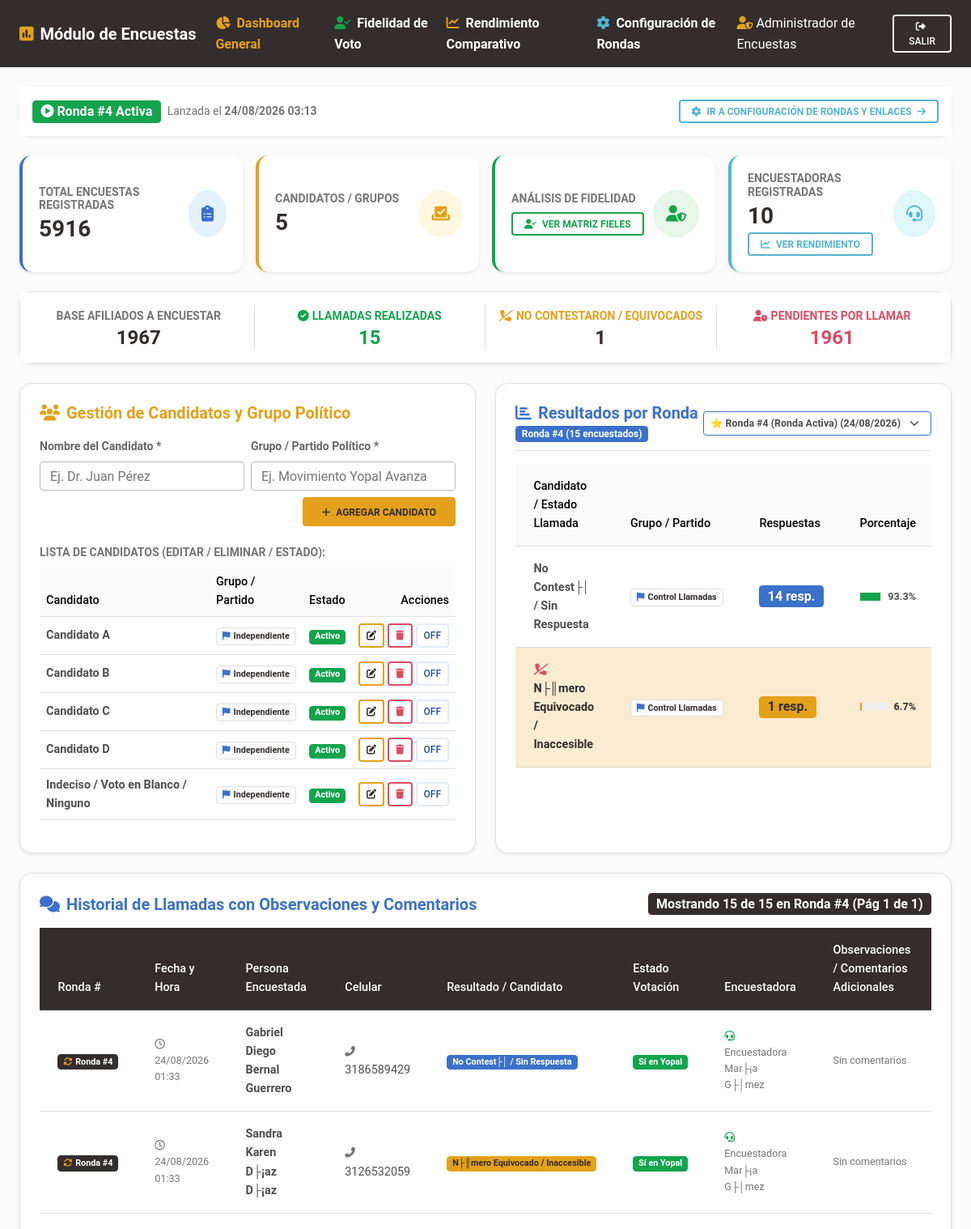
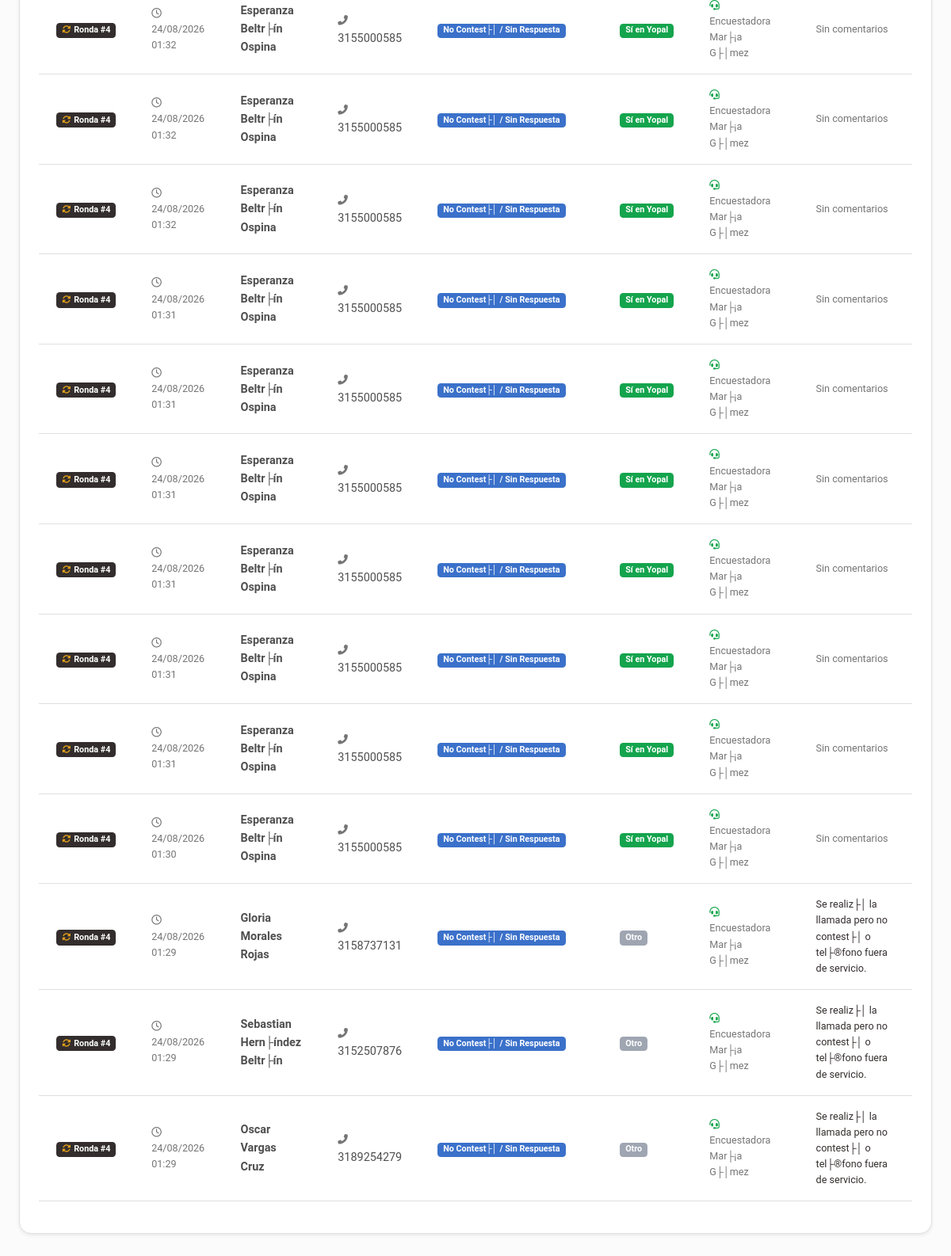
Screenshot of /admin_encuestas/dashboard.php (signed in) with the database file from the repository (2 pictures, top to bottom).
### tables this page shows
CREATE TABLE `usuarios` (
  `id` int(11) NOT NULL AUTO_INCREMENT,
  `nombre_completo` varchar(150) NOT NULL,
  `cedula` varchar(20) NOT NULL,
  `telefono` varchar(20) NOT NULL,
  `username` varchar(50) NOT NULL,
  `password` varchar(255) NOT NULL,
  `role_id` int(11) NOT NULL,
  `codigo_referido` varchar(30) NOT NULL,
  `intentos_fallidos` int(11) DEFAULT 0,
  `bloqueado_hasta` datetime DEFAULT NULL,
  `creado_en` datetime DEFAULT current_timestamp(),
  PRIMARY KEY (`id`),
  UNIQUE KEY `cedula` (`cedula`),
  UNIQUE KEY `username` (`username`),
  UNIQUE KEY `codigo_referido` (`codigo_referido`),
  KEY `role_id` (`role_id`),
  CONSTRAINT `usuarios_ibfk_1` FOREIGN KEY (`role_id`) REFERENCES `roles` (`id`)
);

CREATE TABLE `rondas_encuestas` (
  `id` int(11) NOT NULL AUTO_INCREMENT,
  `numero_ronda` int(11) NOT NULL,
  `nombre_ronda` varchar(150) DEFAULT NULL,
  `creado_por` int(11) NOT NULL,
  `creado_en` datetime DEFAULT current_timestamp(),
  PRIMARY KEY (`id`)
);

CREATE TABLE `candidatos_encuestas` (
  `id` int(11) NOT NULL AUTO_INCREMENT,
  `nombre` varchar(150) NOT NULL,
  `grupo` varchar(150) DEFAULT NULL,
  `activo` tinyint(4) DEFAULT 1,
  `creado_en` timestamp NOT NULL DEFAULT current_timestamp(),
  PRIMARY KEY (`id`),
  UNIQUE KEY `nombre` (`nombre`)
);

### admin_encuestas/dashboard.php (the view, shortened to what the rows shown need)
<?php
require_once __DIR__ . '/../config/security.php';
require_once __DIR__ . '/../config/auth.php';
$admin = getCurrentUser();
$pdo = getDB();
$obsPage = max(1, (int)($_GET['obs_page'] ?? 1));
$obsLimit = 16;
$obsOffset = ($obsPage - 1) * $obsLimit;
$stmtHistorialRondas = $pdo->query("SELECT * FROM rondas_encuestas ORDER BY numero_ronda DESC");
$listaRondas = $stmtHistorialRondas->fetchAll();
$rondaActiva = $listaRondas[0] ?? ['id' => 1, 'numero_ronda' => 1, 'nombre_ronda' => 'Ronda Inicial #1', 'creado_en' => date('Y-m-d H:i:s')];
$rondaSeleccionadaParam = $_GET['ronda'] ?? '';
if ($rondaSeleccionadaParam === 'todas') {
    $rondaConsulta = 'todas';
} elseif (!empty($rondaSeleccionadaParam)) {
    $rondaConsulta = (int)$rondaSeleccionadaParam;
} else {
    $stmtRondaConResp = $pdo->query("SELECT ronda_id FROM respuestas_encuestas ORDER BY creado_en DESC LIMIT 1");
    $rondaConsulta = (int)($stmtRondaConResp->fetchColumn() ?: $rondaActiva['id']);
}
$stmtTotalEncuestas = $pdo->query("SELECT COUNT(*) FROM respuestas_encuestas");
$totalEncuestas = $stmtTotalEncuestas->fetchColumn();
$stmtCandidatosList = $pdo->query("SELECT * FROM candidatos_encuestas ORDER BY id ASC");
$listaCandidatos = $stmtCandidatosList->fetchAll();
if ($rondaConsulta === 'todas') {
    $stmtResultadosCand = $pdo->query("
        SELECT r.candidato_elegido, c.grupo, COUNT(*) as total
        FROM respuestas_encuestas r
        LEFT JOIN candidatos_encuestas c ON c.nombre = r.candidato_elegido
        GROUP BY r.candidato_elegido, c.grupo
        ORDER BY total DESC
    ");
    $resultadosCand = $stmtResultadosCand->fetchAll();
    $totalEncuestasRonda = $totalEncuestas;
    $tituloRondaConsulta = "Consolidado de Todas las Rondas";
    $stmtNoContesto = $pdo->query("SELECT COUNT(*) FROM respuestas_encuestas WHERE candidato_elegido LIKE '%No Contestó%'");
    $countNoContesto = $stmtNoContesto->fetchColumn();
    $stmtNumEquiv = $pdo->query("SELECT COUNT(*) FROM respuestas_encuestas WHERE candidato_elegido LIKE '%Equivocado%'");
    $countNumEquiv = $stmtNumEquiv->fetchColumn();
    $countPendientesLlamar = 0;
} else {
    $stmtResultadosCand = $pdo->prepare("
        SELECT r.candidato_elegido, c.grupo, COUNT(*) as total
        FROM respuestas_encuestas r
        LEFT JOIN candidatos_encuestas c ON c.nombre = r.candidato_elegido
        WHERE r.ronda_id = ?
        GROUP BY r.candidato_elegido, c.grupo
        ORDER BY total DESC
    ");
    $stmtResultadosCand->execute([$rondaConsulta]);
    $resultadosCand = $stmtResultadosCand->fetchAll();
    $stmtTotalRonda = $pdo->prepare("SELECT COUNT(*) FROM respuestas_encuestas WHERE ronda_id = ?");
    $stmtTotalRonda->execute([$rondaConsulta]);
    $totalEncuestasRonda = $stmtTotalRonda->fetchColumn();
    $stmtInfoR = $pdo->prepare("SELECT numero_ronda FROM rondas_encuestas WHERE id = ?");
    $stmtInfoR->execute([$rondaConsulta]);
    $numR = $stmtInfoR->fetchColumn();
    $tituloRondaConsulta = "Ronda #" . ($numR ?: $rondaConsulta);
}
if ($rondaConsulta === 'todas') {
    $stmtTotalObs = $pdo->query("SELECT COUNT(*) FROM respuestas_encuestas");
    $totalObsCount = $stmtTotalObs->fetchColumn();
    $stmtUltimasResp = $pdo->query("
        SELECT r.*,
               CONCAT(ref.nombres, ' ', ref.apellidos) as persona_nombre,
               ref.celular as persona_celular,
               u.nombre_completo as encuestadora_nombre,
               ro.numero_ronda
        FROM respuestas_encuestas r
        JOIN referidos ref ON r.referido_id = ref.id
        JOIN usuarios u ON r.encuestadora_id = u.id
        LEFT JOIN rondas_encuestas ro ON r.ronda_id = ro.id
        ORDER BY r.creado_en DESC
        LIMIT " . $obsLimit . " OFFSET " . $obsOffset
    );
} else {
    $stmtTotalObs = $pdo->prepare("SELECT COUNT(*) FROM respuestas_encuestas WHERE ronda_id = ?");
    $stmtTotalObs->execute([$rondaConsulta]);
    $totalObsCount = $stmtTotalObs->fetchColumn();
    $stmtUltimasResp = $pdo->prepare("
        SELECT r.*,
               CONCAT(ref.nombres, ' ', ref.apellidos) as persona_nombre,
               ref.celular as persona_celular,
               u.nombre_completo as encuestadora_nombre,
               ro.numero_ronda
        FROM respuestas_encuestas r
        JOIN referidos ref ON r.referido_id = ref.id
        JOIN usuarios u ON r.encuestadora_id = u.id
        LEFT JOIN rondas_encuestas ro ON r.ronda_id = ro.id
        WHERE r.ronda_id = ?
        ORDER BY r.creado_en DESC
        LIMIT " . $obsLimit . " OFFSET " . $obsOffset
    );
    $stmtUltimasResp->execute([$rondaConsulta]);
}
$ultimasRespuestas = $stmtUltimasResp->fetchAll();
$totalObsPaginas = max(1, ceil($totalObsCount / $obsLimit));
?>
<!DOCTYPE html>
<html lang="es">
<head>
    <link rel="stylesheet" href="https://cdnjs.cloudflare.com/ajax/libs/font-awesome/6.4.0/css/all.min.css">
    <link rel="stylesheet" href="https://cdnjs.cloudflare.com/ajax/libs/mdb-ui-kit/6.4.0/mdb.min.css">
    <link rel="stylesheet" href="../assets/css/custom.css">
</head>
<body class="bg-light">
<?php $activeTab = 'dashboard'; include __DIR__ . '/navbar.php'; ?>
<div class="container-fluid px-4 py-4">
    <div class="card card-custom mb-4 border-info shadow-sm">
        <div class="card-body p-3 bg-white rounded d-flex flex-wrap justify-content-between align-items-center gap-2">
            <div class="d-flex align-items-center gap-2">
                <span class="badge bg-success fs-6"><i class="fas fa-play-circle me-1"></i>Ronda #<?= $rondaActiva['numero_ronda'] ?> Activa</span>
                <span class="text-muted small">Lanzada el <strong><?= date('d/m/Y H:i', strtotime($rondaActiva['creado_en'])) ?></strong></span>
            </div>
        </div>
    </div>
    <div class="row g-4 mb-4">
        <div class="col-lg-6">
            <div class="card card-custom shadow-sm border h-100">
                <div class="card-body p-4">
                    <div class="table-responsive">
                        <table class="table table-sm table-hover align-middle">
                            <thead class="table-light">
                                <tr>
                                    <th>Candidato</th>
                                    <th>Grupo / Partido</th>
                                    <th>Estado</th>
                                    <th class="text-end">Acciones</th>
                                </tr>
                            </thead>
                            <tbody>
                                <?php foreach ($listaCandidatos as $cand): ?>
                                    <tr>
                                        <td class="fw-bold"><?= e($cand['nombre']) ?></td>
                                        <td>
                                            <span class="badge bg-light text-dark border">
                                                <i class="fas fa-flag text-primary me-1"></i><?= e($cand['grupo'] ?: 'Independiente') ?>
                                            </span>
                                        </td>
                                        <td>
                                            <?php if ($cand['activo'] == 1): ?>
                                                <span class="badge bg-success">Activo</span>
                                            <?php else: ?>
                                                <span class="badge bg-secondary">Inactivo</span>
                                            <?php endif; ?>
                                        </td>
                                        <td class="text-end">
                                            <div class="d-inline-flex gap-1">
                                                <button class="btn btn-outline-warning btn-sm p-1 px-2 text-dark" onclick='abrirModalEditarCandidato(<?= json_encode($cand) ?>)' title="Modificar candidato">
                                                    <i class="fas fa-edit"></i>
                                                </button>
                                                <form action="dashboard.php" method="POST" class="d-inline" onsubmit="return confirm('¿Está seguro de eliminar este candidato?');">
                                                    <button type="submit" class="btn btn-outline-danger btn-sm p-1 px-2" title="Eliminar candidato">
                                                        <i class="fas fa-trash"></i>
                                                    </button>
                                                </form>
                                                <form action="dashboard.php" method="POST" class="d-inline">
                                                    <button type="submit" class="btn btn-outline-secondary btn-sm p-1 px-2">
                                                        <?= $cand['activo'] == 1 ? 'Off' : 'On' ?>
                                                    </button>
                                                </form>
                                            </div>
                                        </td>
                                    </tr>
                                <?php endforeach; ?>
                            </tbody>
                        </table>
                    </div>
                </div>
            </div>
        </div>
        <div class="col-lg-6">
            <div class="card card-custom shadow-sm border h-100">
                <div class="card-body p-4">
                    <div class="d-flex flex-wrap justify-content-between align-items-center mb-3 pb-2 border-bottom">
                        <div>
                            <h5 class="fw-bold text-primary mb-0"><i class="fas fa-chart-bar me-2"></i>Resultados por Ronda</h5>
                            <span class="badge bg-primary text-white mt-1"><?= e($tituloRondaConsulta) ?> (<?= $totalEncuestasRonda ?> encuestados)</span>
                        </div>
                    </div>
                    <?php if (empty($resultadosCand)): ?>
                        <div class="text-center py-5 text-muted">
                            <i class="fas fa-phone-slash fa-3x mb-3 text-secondary"></i>
                            <h6>No hay respuestas registradas en <?= e($tituloRondaConsulta) ?> aún.</h6>
                            <p class="small">Las encuestadoras están realizando las llamadas para este ciclo.</p>
                        </div>
                    <?php else: ?>
                        <div class="table-responsive">
                            <table class="table table-hover align-middle">
                                <thead class="table-light">
                                    <tr>
                                        <th>Candidato / Estado Llamada</th>
                                        <th>Grupo / Partido</th>
                                        <th>Respuestas</th>
                                        <th>Porcentaje</th>
                                    </tr>
                                </thead>
                            </table>
                        </div>
                    <?php endif; ?>
                </div>
            </div>
        </div>
    </div>
    <div class="card card-custom mb-4 shadow-sm border">
        <div class="card-body p-4">
            <div class="d-flex justify-content-between align-items-center mb-3">
                <h5 class="fw-bold text-primary mb-0"><i class="fas fa-comments me-2"></i>Historial de Llamadas con Observaciones y Comentarios</h5>
                <span class="badge bg-dark fs-6">Mostrando <?= count($ultimasRespuestas) ?> de <?= $totalObsCount ?> en <?= e($tituloRondaConsulta) ?> (Pág <?= $obsPage ?> de <?= $totalObsPaginas ?>)</span>
            </div>
            <div class="table-responsive">
                <table class="table table-hover align-middle">
                    <thead class="table-dark">
                        <tr>
                            <th>Ronda #</th>
                            <th>Fecha y Hora</th>
                            <th>Persona Encuestada</th>
                            <th>Celular</th>
                            <th>Resultado / Candidato</th>
                            <th>Estado Votación</th>
                            <th>Encuestadora</th>
                            <th>Observaciones / Comentarios Adicionales</th>
                        </tr>
                    </thead>
                </table>
            </div>
        </div>
    </div>
</div>
</body>
</html>

### admin_encuestas/navbar.php (shortened to what the rows shown need)
<nav class="navbar navbar-expand-lg navbar-dark bg-dark shadow-0 py-2">
    <div class="container-fluid px-4">
        <div class="collapse navbar-collapse" id="navEncuestadoras">
            <div class="d-flex align-items-center">
                <span class="text-white me-3"><i class="fas fa-user-shield text-warning me-1"></i><?= e($admin['nombre_completo']) ?></span>
                <a href="../logout.php" class="btn btn-outline-light btn-sm"><i class="fas fa-sign-out-alt me-1"></i> Salir</a>
            </div>
        </div>
    </div>
</nav>

### rows the page displays
usuarios: nombre_completo "Administrador de Encuestas"
rondas_encuestas: numero_ronda "4", creado_en "24/08/2026 03:13", numero_ronda "Ronda #4"
candidatos_encuestas: nombre "Candidato A", grupo "Independiente", activo "Activo"
candidatos_encuestas: nombre "Candidato B", grupo "Independiente", activo "Activo"
candidatos_encuestas: nombre "Candidato C", grupo "Independiente", activo "Activo"
candidatos_encuestas: nombre "Candidato D", grupo "Independiente", activo "Activo"
candidatos_encuestas: nombre "Indeciso / Voto en Blanco / Ninguno", grupo "Independiente", activo "Activo"

### other values shown
$totalEncuestas "5916"
count($listaCandidatos) "5"
$totalEncuestadoras "10"
$totalBaseAfiliados "1967"
$totalEncuestasRonda "15"
$countNoContesto + $countNumEquiv "1"
$countPendientesLlamar "1961"
$c['candidato_elegido'] "No Contest├│ / Sin Respuesta"
$c['grupo'] ?: 'Control Llamadas' "Control Llamadas"
$c['total'] "14"
$porc "93.3"
$c['candidato_elegido'] "N├║mero Equivocado / Inaccesible"
$c['total'] "1"
$porc "6.7"
count($ultimasRespuestas) "15"
